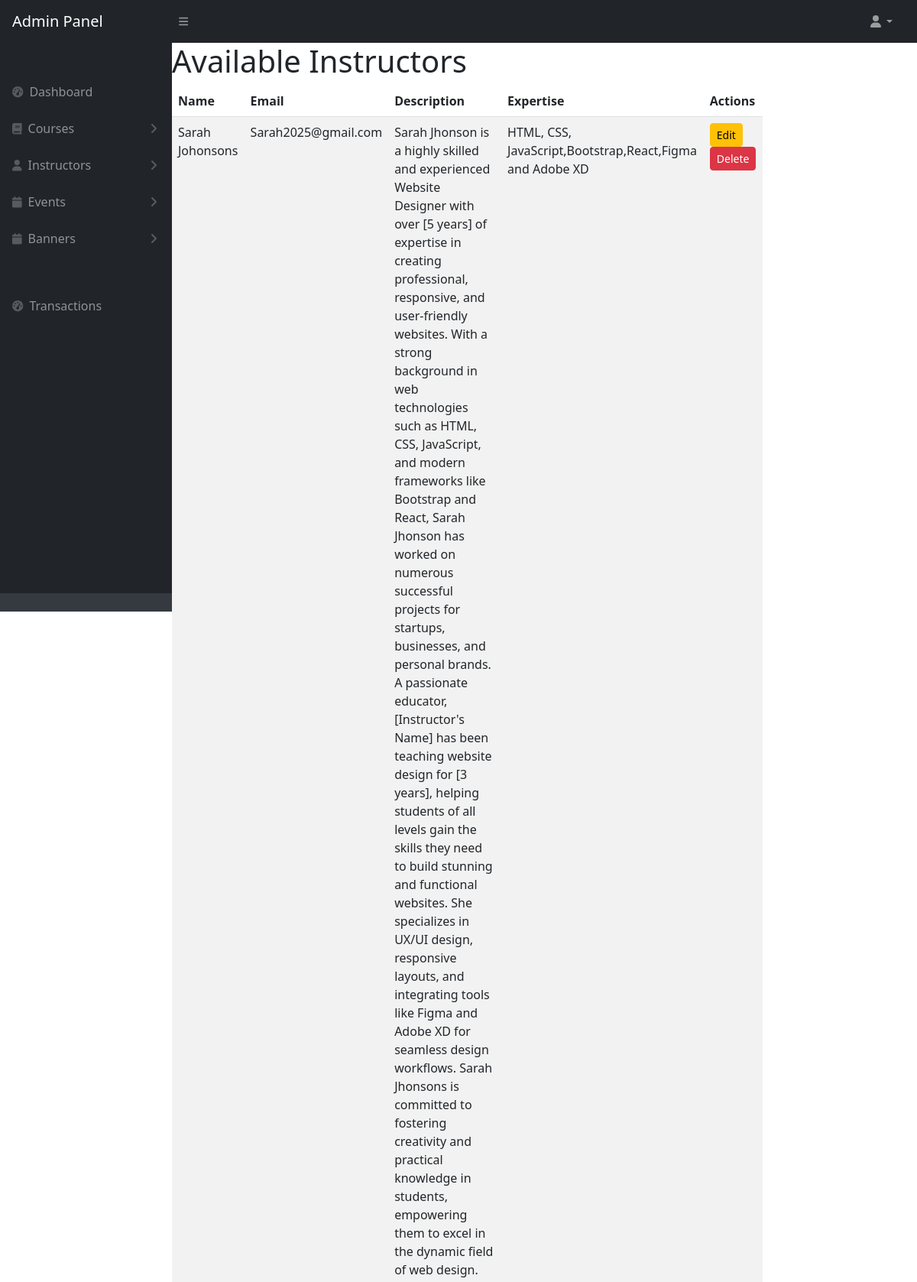
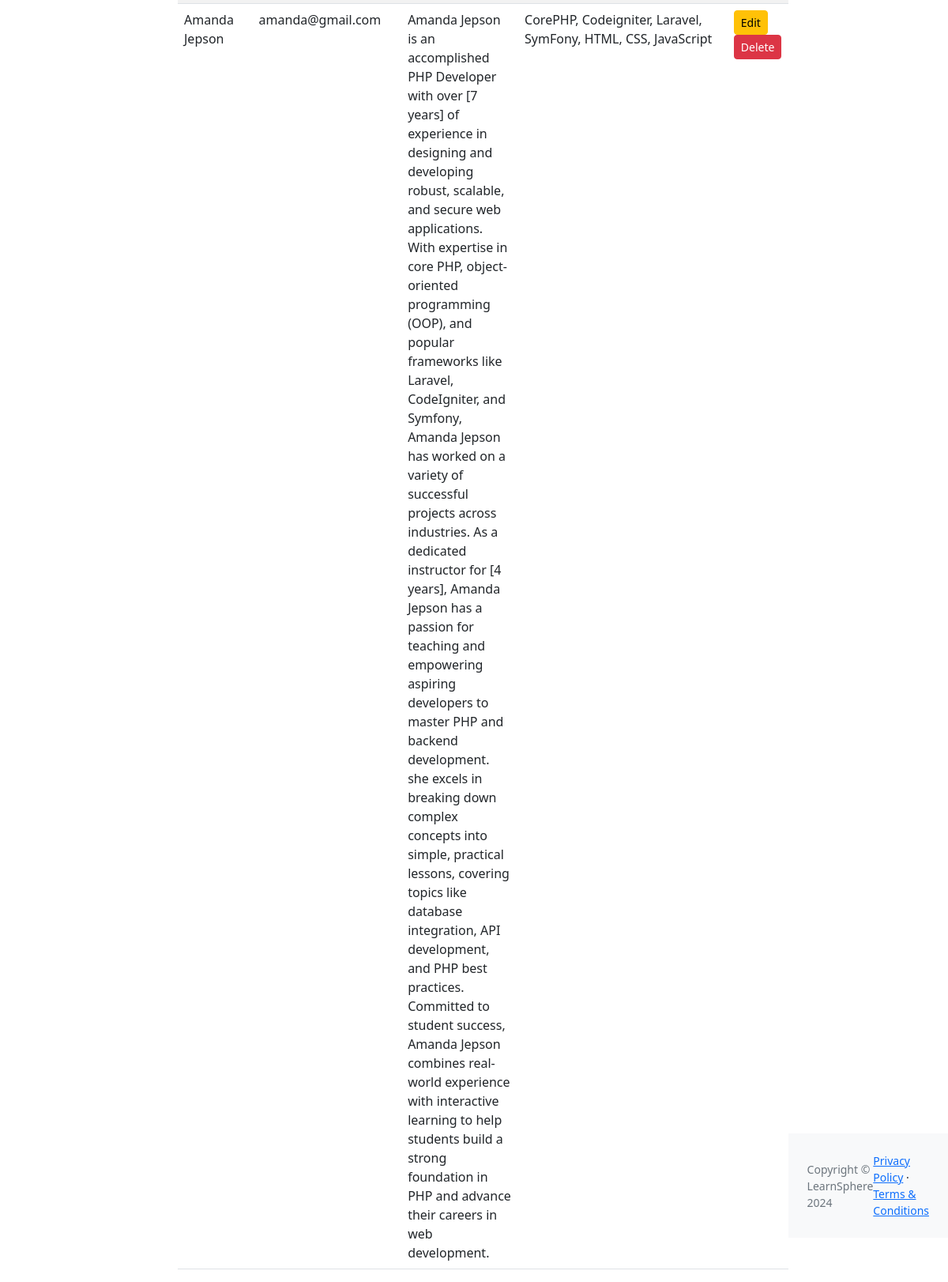
The app's page /instructor_list/ with its own data (2 pictures, top to bottom).
### users/models.py (models this page shows, shortened)
class Instructors(models.Model):
    name = models.CharField(max_length=100)
    email = models.EmailField(unique=True)
    bio = models.TextField()
    expertise = models.CharField(max_length=200)
    image = models.ImageField(upload_to='instructors/', null=True, blank=True)  # For profile picture
    joined_at = models.DateTimeField(auto_now_add=True)
    user = models.OneToOneField(CustomUser, on_delete=models.CASCADE)

### users/views.py (the view)
# urls.py: path('instructor_list/', views.instructor_list, name='instructor_list'),
def instructor_list(request):
    instructors = Instructors.objects.all()
    return render(request, 'instructor_list.html', {'instructors': instructors})

### users/templates/instructor_list.html (shortened to what this page needs)
<!DOCTYPE html>
<html lang="en">
{% load static %}
   <head>
        {% include 'head.html' %}
         </head>
    <body class="sb-nav-fixed">
 {% include 'navbar.html' %}
        <div id="layoutSidenav">
            <div id="layoutSidenav_nav">
                 {% include 'sidebar.html' %}
            </div>
            <div id="layoutSidenav_content">
                <main>
                          <div class="card-body">
                    <h1>Available Instructors</h1>
                    <table id="datatablesSimple" class="table table-striped">
                        <thead>
                            <tr>
                                <th>Name</th>
                                <th>Email</th>
                                <th>Description</th>
                                <th>Expertise</th>
                                 <th>Actions</th>
                            </tr>
                        </thead>
                        <tbody>
                            {% for instructor in instructors %}
                            <tr>
                                <td>{{ instructor.name }}</td>
                                <td>{{ instructor.email }}</td>
                                <td>{{ instructor.bio  }}</td>
                                <td>{{ instructor.expertise  }}</td>
                                 <td>
                    <a href="{% url 'edit_instructor' instructor.id %}" class="btn btn-warning btn-sm">Edit</a>
                    <a href="{% url 'delete_instructor' instructor.id %}" class="btn btn-danger btn-sm">Delete</a>
                </td>
                            </tr>
                            {% empty %}
                            <tr>
                                <td colspan="5">No Instructors available at the moment.</td>
                            </tr>
                            {% endfor %}
                        </tbody>
                    </table>
                </div>
    </div>
{% include 'footer.html' %}
</div>
</body>
</html>

### records on screen
Instructors: name "Sarah Johonsons", email "Sarah2025@gmail.com", bio "Sarah Jhonson is a highly skilled and experienced Website Designer with over [5 years] of expertise in creating professional, responsive, and user-friendly websites. With a strong background in web technologies such as HTML, CSS, JavaScript, and modern frameworks like Bootstrap and React, Sarah Jhonson has worked on numerous successful projects for startups, businesses, and personal brands. A passionate educator, [Instructor's Name] has been teaching website design for [3 years], helping students of all levels gain the skills they need to build stunning and functional websites. She specializes in UX/UI design, responsive layouts, and integrating tools like Figma and Adobe XD for seamless…", expertise "HTML, CSS, JavaScript,Bootstrap,React,Figma and Adobe XD"
Instructors: name "Amanda Jepson", email "amanda@gmail.com", bio "Amanda Jepson is an accomplished PHP Developer with over [7 years] of experience in designing and developing robust, scalable, and secure web applications. With expertise in core PHP, object-oriented programming (OOP), and popular frameworks like Laravel, CodeIgniter, and Symfony, Amanda Jepson has worked on a variety of successful projects across industries. As a dedicated instructor for [4 years], Amanda Jepson has a passion for teaching and empowering aspiring developers to master PHP and backend development. she excels in breaking down complex concepts into simple, practical lessons, covering topics like database integration, API development, and PHP best practices. Committed to student…", expertise "CorePHP, Codeigniter, Laravel, SymFony, HTML, CSS, JavaScript"
